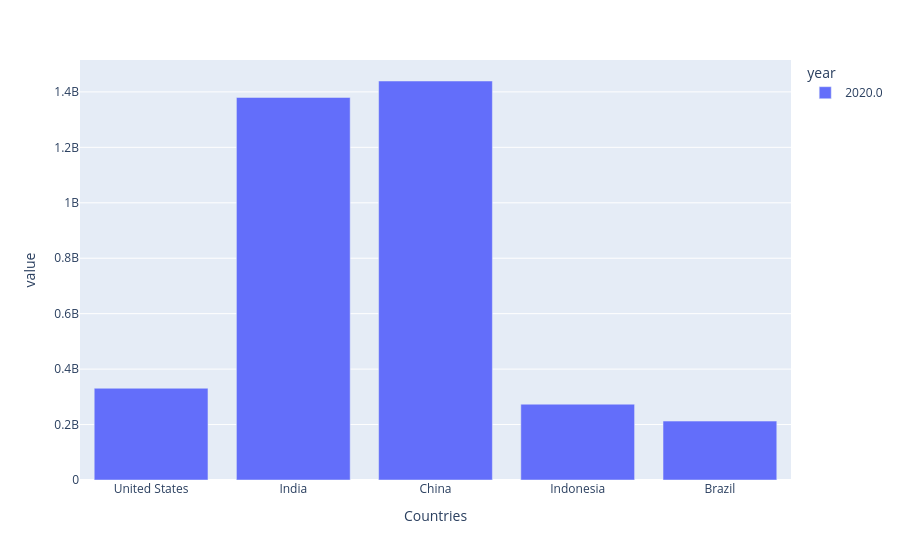

The code cell stored with this chart in its notebook:
### Code cell
fig = px.bar(df_pivot_2020,barmode='group',
             labels={'values':'Population','country':'Countries'})

#Display the single Bargraph
fig.show()

### Figure 1 — Plotly figure (JSON) as saved in the notebook; plotly's stock layout.template omitted (floating-point values rounded to 4 significant figures)
{"data": [{"alignmentgroup": "True", "hovertemplate": "year=2020.0<br>Countries=%{x}<br>value=%{y}<extra></extra>", "legendgroup": "2020.0", "marker": {"color": "#636efa", "pattern": {"shape": ""}}, "name": "2020.0", "offsetgroup": "2020.0", "orientation": "v", "showlegend": true, "textposition": "auto", "type": "bar", "x": ["United States", "India", "China", "Indonesia", "Brazil"], "xaxis": "x", "y": [331000000.0, 1380000000.0, 1439000000.0, 273500000.0, 212600000.0], "yaxis": "y"}], "layout": {"barmode": "group", "legend": {"title": {"text": "year"}, "tracegroupgap": 0}, "margin": {"t": 60}, "xaxis": {"anchor": "y", "domain": [0, 1], "title": {"text": "Countries"}}, "yaxis": {"anchor": "x", "domain": [0, 1], "title": {"text": "value"}}}}
